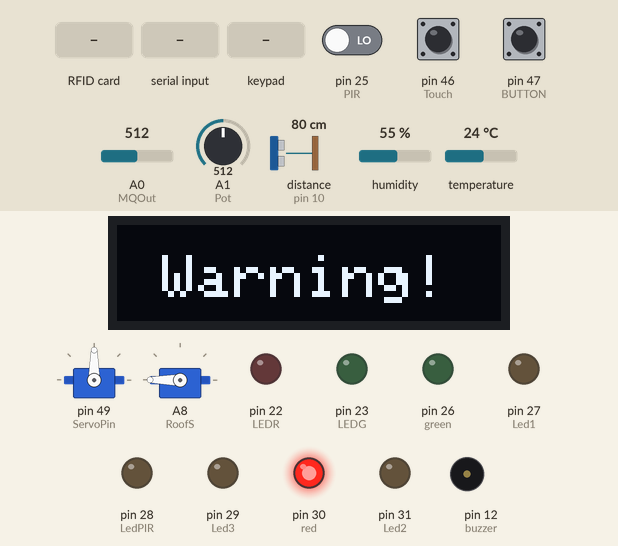
Simulated run of this sketch. Board: Arduino Mega 2560, built with avr-gcc and run on an emulated ATmega2560. Shown: 2 × servo, 128×32 one-colour display, output pins drawn as LEDs (lit = HIGH), buzzer (waves = sounding, pin HIGH). Wiring (inferred from the names in the program): ultrasonic range finder: trigger pin 11; echo pin 10. The inputs (shaded band) are chosen by the test bench; at power-on: A1 (Pot) = 512, pin 25 (PIR) LOW, pin 46 (Touch) LOW, pin 47 (BUTTON) HIGH, A0 (MQOut) = 512, distance to the obstacle (sensor on pin 10) 80 cm, humidity 55 %, temperature 24 °C. The echo pulse lasts 58.3 µs per cm; the display library's start-up logo is not drawn; pins used as bus, display or sensor lines are not drawn; what the sketch prints to the serial monitor is not drawn.

Above: at 5.9 s.
6.0 s: RFID card 33 D5 21 25 held to the reader
At 9.2 s:
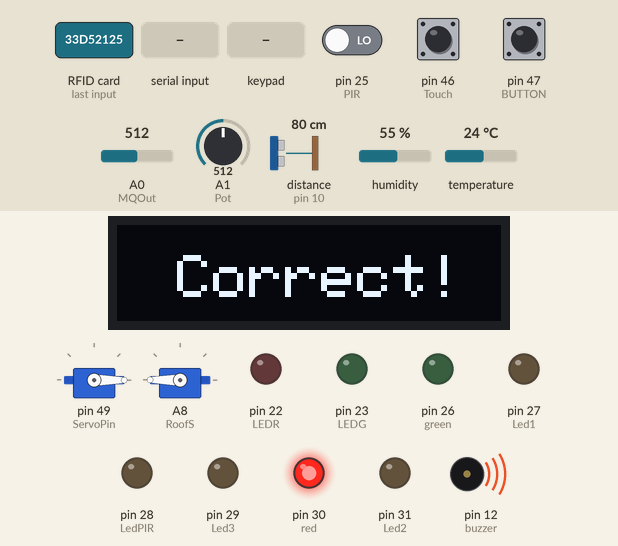
10.8 s: "A" received over Serial
At 12.6 s:
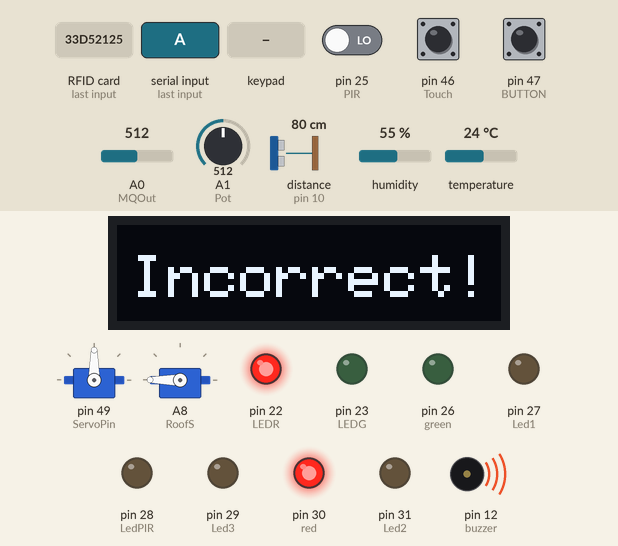
14.4 s: A1 (Pot) set to 481
At 17.3 s:
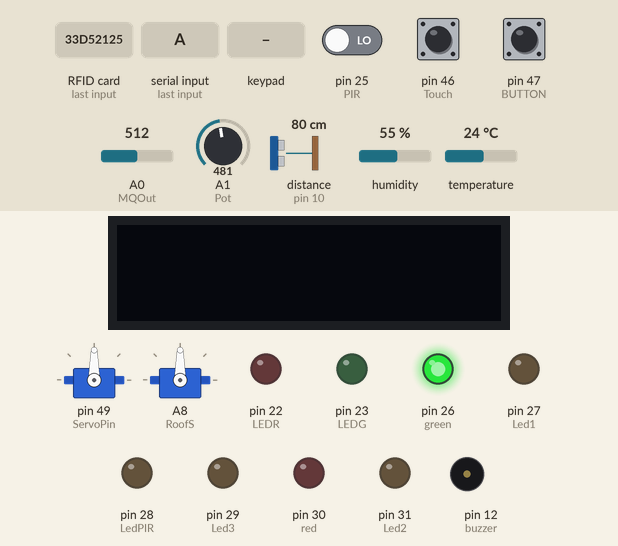
18.3 s: keypad keys 1 3 0 2 pressed 0.4 s apart
At 19.6 s:
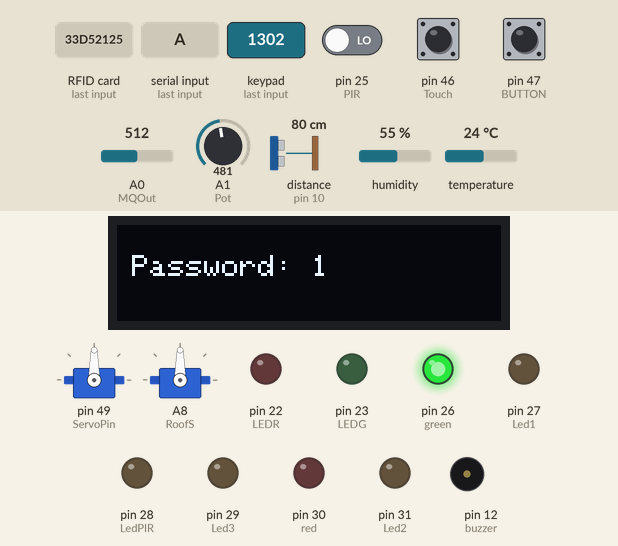
23.5 s: key 'B' pressed
31.1 s: A1 (Pot) set to 730
At 31.56 s:
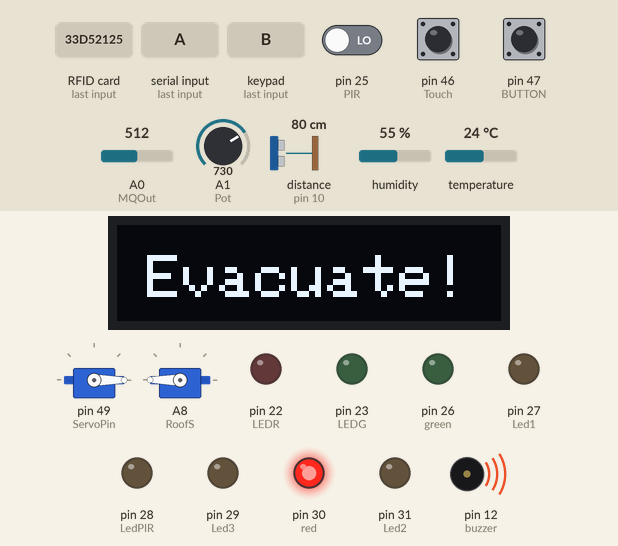
Timing chart, 0 to 34.1 s (numbered marks = the images above; inputs shaded):
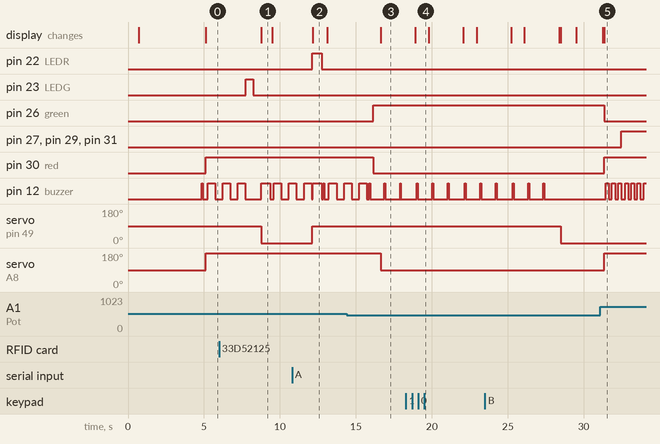

The sketch:

Smart_home_alarm_sys.ino
```cpp
#include <Wire.h>
#include <SPI.h>
#include <Adafruit_GFX.h>
#include <Adafruit_SSD1306.h>
#include <Keypad.h>
#include <MFRC522.h>
#include <Servo.h>
#include <DHT.h>

// Pin Definitions
#define Pot A1
#define trigPin 11
#define echoPin 10
#define buzzer 12
#define LEDR 22
#define LEDG 23
#define ServoPin 49
#define SSPin 53
#define RSTPin 48
#define DHTPIN 24
#define DHTTYPE DHT11
DHT dht(DHTPIN, DHTTYPE);
#define BUTTON 47
#define RoofS A8
#define PIR 25
#define LedPIR 28
#define Touch 46
#define red 30
#define green 26
#define MQOut A0
#define Led1 27
#define Led2 31
#define Led3 29
// Password and Screen Definitions
#define Password_Length 5
#define SCREEN_WIDTH 128
#define SCREEN_HEIGHT 32
#define OLED_RESET -1
#define SCREEN_ADDRESS 0x3C

// Global Objects and Variables
byte authorizedUID[4] = {0x33, 0xD5, 0x21, 0x25};
byte authorizedUID2[4] = {0x03, 0x36, 0x13, 0x11};
MFRC522 rfid(SSPin, RSTPin);
Servo servo;
Servo Roof;
Adafruit_SSD1306 display(SCREEN_WIDTH, SCREEN_HEIGHT, &Wire, OLED_RESET);

float new_delay;
boolean stop = true;
int PotValue;
int angle = 90;
int Tval;
int data;
const byte ROWS = 4;
const byte COLS = 4;
char key;
char Password[Password_Length];
char Master[Password_Length] = "1302";
byte data_count = 0;

//KeyBoard key alignment
char keys[ROWS][COLS] = {
    {'1', '2', '3', 'A'},
    {'4', '5', '6', 'B'},
    {'7', '8', '9', 'C'},
    {'*', '0', '#', 'D'}
};
//KeyBoard pins
byte rowPins[ROWS] = {9, 8, 7, 6};
byte colPins[COLS] = {5, 4, 3, 2};
Keypad keypad = Keypad(makeKeymap(keys), rowPins, colPins, ROWS, COLS);

void setup() {
    //initialization and calling of the sensors, modules and etc.
    dht.begin();
    Serial.begin(9600);
    delay(100);
    SPI.begin();
    rfid.PCD_Init();
    //"attaching" to the pin for the servo motors
    servo.attach(ServoPin);
    Roof.attach(RoofS);

    servo.write(angle);

    // Setting Pin Modes
    Roof.write(90);
    delay(500);
    pinMode(BUTTON,INPUT);
    pinMode(MQOut, INPUT);
    pinMode(PIR,INPUT);
    pinMode(Touch, INPUT);
    pinMode(echoPin, INPUT);
    pinMode(buzzer, OUTPUT);
    pinMode(LEDG, OUTPUT);
    pinMode(red, OUTPUT);
    pinMode(Led1, OUTPUT);
    pinMode(Led2, OUTPUT);
    pinMode(Led3, OUTPUT);
    pinMode(green, OUTPUT);
    pinMode(LEDR, OUTPUT);
    pinMode(LedPIR, OUTPUT);
    pinMode(trigPin, OUTPUT);
    // Initializing OLED Display
    if (!display.begin(SSD1306_SWITCHCAPVCC, SCREEN_ADDRESS)) {
        Serial.println(F("SSD1306 allocation failed"));
    }

    display.display();
    delay(2000);
    display.clearDisplay();
    display.display();
    delay(2000);
    Serial.println("Tap RFID Tag on reader");
}

void loop() {
    //Function calling
    TempDisplay();
    RFID();
    BTHControl();
    Motion();
    key = keypad.getKey();
    Tval = digitalRead(Touch);
    PasswordFunctions();
    Clear();
    TouchS();
    Smoke();
    LedLamp();
}
//Function making
void TouchS(){
  if(Tval == HIGH){
    stop = false;
    angle = 0;
    servo.write(angle);
      digitalWrite(LEDG, HIGH);
      delay(500);
      digitalWrite(LEDG, LOW);
      display.clearDisplay();
      display.setTextSize(2);
      display.setTextColor(SSD1306_WHITE);
      display.setCursor(20, 10);
      display.print("Correct!");
      display.display();
  }
}

void PasswordFunctions(){

      if (key) {
        Password[data_count] = key;
        Password[data_count + 1] = '\0';

        display.clearDisplay();
        display.setTextSize(1);
        display.setTextColor(SSD1306_WHITE);
        display.setCursor(5, 10);
        display.print("Password: ");
        display.print(Password);
        display.display();

        data_count++;
        delay(100);
    }

    if (data_count == Password_Length - 1) {
        DisplayPass();
        clearData();
    } else {
        Buzz();
    }

}

void DisplayPass() {
    if (!strcmp(Password, Master)) {
        angle = 0;
        servo.write(angle);
        display.clearDisplay();
        display.setTextSize(2);
        display.setTextColor(SSD1306_WHITE);
        display.setCursor(20, 10);
        display.print("Correct!");
        display.display();
        delay(500);
        stop = false;
    } else {
        angle = 90;
        servo.write(angle);
        display.clearDisplay();
        display.setTextSize(2);
        display.setTextColor(SSD1306_WHITE);
        display.setCursor(5, 10);
        display.print("Incorrect!");
        display.display();
        digitalWrite(buzzer, HIGH);
        delay(600);
        digitalWrite(buzzer, LOW);
        stop = true;
    }
}

void Buzz() {
    if (stop == true) {
        long duration, distance;
        digitalWrite(trigPin, LOW);
        delayMicroseconds(2);
        digitalWrite(trigPin, HIGH);
        delayMicroseconds(10);
        digitalWrite(trigPin, LOW);
        duration = pulseIn(echoPin, HIGH);
        distance = (duration / 2) / 29.1;
        new_delay = (distance / 3) + 30;
        if (distance > 6) {
            digitalWrite(buzzer, HIGH);
            delay(new_delay);
            digitalWrite(buzzer, LOW);
        } else {
            digitalWrite(buzzer, LOW);
        }
        delay(200);
        return;
    }
}

void LedLamp() {
    if (key == 'A') {
        digitalWrite(Led1, LOW);
        digitalWrite(Led2, LOW);
        digitalWrite(Led3, LOW);

        }else if (key == 'B'){
          digitalWrite(Led1, HIGH);
          digitalWrite(Led2, HIGH);
          digitalWrite(Led3, HIGH);
        }
    }

void Clear() {
    if (key == 'C') {
        angle = 90;
        servo.write(angle);
        display.clearDisplay();
        display.display();
        stop = true;
        clearData();
    }
}

void clearData() {
    while (data_count != 0) {
        Password[data_count--] = 0;
    }
    return;
}

void BTHControl(){
    float temperature = dht.readTemperature();
    float humidity = dht.readHumidity();

    if (Serial.available() > 0) {
        data = Serial.read();
        Serial.println(data);

        if (data == '4'){
        digitalWrite(Led2, HIGH);
        digitalWrite(Led3, HIGH);
        digitalWrite(Led1, LOW);
        }else if(data == '5'){
          digitalWrite(Led1, HIGH);
          digitalWrite(Led3, HIGH);
          digitalWrite(Led2, LOW);
        }else if(data == 'D'){
          digitalWrite(Led1, HIGH);
          digitalWrite(Led2, HIGH);
          digitalWrite(Led3, LOW);
        }

        if (data == '3'){
        digitalWrite(Led1, LOW);
        digitalWrite(Led2, LOW);
        digitalWrite(Led3, LOW);

        }else if (data == 'C'){
          digitalWrite(Led1, HIGH);
          digitalWrite(Led2, HIGH);
          digitalWrite(Led3, HIGH);
        }


        if (data == '2'){
        display.clearDisplay();
        display.setTextSize(1);
        display.setTextColor(SSD1306_WHITE);
        display.setCursor(5, 10);
        display.print("Temperature: ");
        display.print(temperature);
        display.println(" C");
        display.print("Humidity: ");
        display.print(humidity);
        display.println(" %");
        display.display();
        delay(600);
        display.clearDisplay();
        display.display();
        delay(100);
        }

        if (data == '1') {
            angle = 0;
            servo.write(angle);
            display.clearDisplay();
            display.setTextSize(2);
            display.setTextColor(SSD1306_WHITE);
            display.setCursor(20, 10);
            display.print("Correct!");
            digitalWrite(LEDG, HIGH);
            display.display();
            delay(500);
            digitalWrite(buzzer, LOW);
            digitalWrite(LEDG, LOW);
            stop = false;
        } else if (data == 'A'){
            angle = 90;
            servo.write(angle);
            display.clearDisplay();
            display.setTextSize(2);
            display.setTextColor(SSD1306_WHITE);
            display.setCursor(5, 10);
            display.print("Incorrect!");
            digitalWrite(LEDR, HIGH);
            display.display();
            digitalWrite(buzzer, HIGH);
            delay(600);
            digitalWrite(buzzer, LOW);
            digitalWrite(LEDR, LOW);
            stop = true;
        }
    }
}

void RFID(){
    if (rfid.PICC_IsNewCardPresent()) { // new tag is available
        if (rfid.PICC_ReadCardSerial()) { // NUID has been readed
            MFRC522::PICC_Type piccType = rfid.PICC_GetType(rfid.uid.sak);

            if (rfid.uid.uidByte[0] == authorizedUID[0] &&
                rfid.uid.uidByte[1] == authorizedUID[1] &&
                rfid.uid.uidByte[2] == authorizedUID[2] &&
                rfid.uid.uidByte[3] == authorizedUID[3]
                ||
                rfid.uid.uidByte[0] == authorizedUID2[0] &&
                rfid.uid.uidByte[1] == authorizedUID2[1] &&
                rfid.uid.uidByte[2] == authorizedUID2[2] &&
                rfid.uid.uidByte[3] == authorizedUID2[3] ) {
                Serial.println("Authorized Tag");

                // change angle of servo motor
                angle = 0;

                // control servo motor arccoding to the angle
                digitalWrite(LEDG, HIGH);
                delay(500);
                digitalWrite(LEDG, LOW);
                delay(500);
                servo.write(angle);
                display.clearDisplay();
                display.setTextSize(2);
                display.setTextColor(SSD1306_WHITE);
                display.setCursor(20, 10);
                display.print("Correct!");
                display.display();
                digitalWrite(buzzer, HIGH);
                delay(600);
                digitalWrite(buzzer, LOW);
                Serial.print("Rotate Servo Motor to ");
                Serial.print(angle);
                Serial.println("°");
                stop = false;
            } else {
                stop = true;
                Serial.print("Unauthorized Tag with UID:");

                digitalWrite(LEDR, HIGH);
                delay(500);
                digitalWrite(LEDR, LOW);
                delay(500);

                angle = 90;
                servo.write(angle);
                display.clearDisplay();
                display.setTextSize(2);
                display.setTextColor(SSD1306_WHITE);
                display.setCursor(5, 10);
                display.print("Incorrect!");
                display.display();
                digitalWrite(buzzer, HIGH);
                delay(600);
                digitalWrite(buzzer, LOW);

                for (int i = 0; i < rfid.uid.size; i++) {
                    Serial.print(rfid.uid.uidByte[i] < 0x10 ? " 0" : " ");
                    Serial.print(rfid.uid.uidByte[i], HEX);
                }
                Serial.println();
            }

            rfid.PICC_HaltA(); // halt PICC
            rfid.PCD_StopCrypto1(); // stop encryption on PCD
        }
    }
}


void TempDisplay() {
  float temperature = dht.readTemperature();
  float humidity = dht.readHumidity();

  // Check if the button is pressed
  if (digitalRead(BUTTON) == LOW) {
    display.clearDisplay();
    display.setTextSize(1);
    display.setTextColor(SSD1306_WHITE);
    display.setCursor(5, 10);
    display.print("Temperature: ");
    display.print(temperature);
    display.println(" C");
    display.print("Humidity: ");
    display.print(humidity);
    display.println(" %");
    display.display();

    // Wait for the button to be released
    while (digitalRead(BUTTON) == LOW) {
      // Do nothing, just wait
    }

    display.clearDisplay();
    display.display();
  }
}

void Motion(){
  if (digitalRead(PIR)) {

    digitalWrite(LedPIR, HIGH);

  }
  else {

    digitalWrite(LedPIR, LOW);
  }
  delay(100);

}

void Smoke(){

  int analogSensor = analogRead(MQOut);
  PotValue = analogRead(Pot);
  // Checks if it has reached the threshold value
  if (PotValue >= 500 && PotValue <= 720)
  {

    digitalWrite(red, HIGH);
    display.clearDisplay();
    display.setTextSize(2);
    display.setTextColor(SSD1306_WHITE);
    display.setCursor(15, 10);
    display.print("Warning! ");
    display.display();
    Roof.write(180);  // Full speed in one direction
    delay(100);
    // Wait for the button to be released
    AlarmBuzz();


  }else if(PotValue > 720) {

    digitalWrite(red, HIGH);
    digitalWrite(green, LOW);
    display.clearDisplay();
    display.setTextSize(2);
    display.setTextColor(SSD1306_WHITE);
    display.setCursor(10, 10);
    display.print("Evacuate! ");
    display.display();
    Roof.write(180);  // Full speed in one direction
    delay(100);
    AlarmBuzz2();


  }else{

    digitalWrite(green, HIGH);
    digitalWrite(red, LOW);
    delay(500);
    display.clearDisplay();
    display.display();
    Roof.write(90);   // Stop
    delay(100);

  }

}


void AlarmBuzz(){
    digitalWrite(buzzer, HIGH);
    delay(500);
    digitalWrite(buzzer, LOW);
    delay(500);
    digitalWrite(buzzer, HIGH);
    delay(500);
    digitalWrite(buzzer, LOW);
    delay(500);
    digitalWrite(buzzer, HIGH);
    delay(500);
    digitalWrite(buzzer, LOW);
}

void AlarmBuzz2(){
    digitalWrite(buzzer, HIGH);
    delay(200);
    digitalWrite(buzzer, LOW);
    delay(200);
    digitalWrite(buzzer, HIGH);
    delay(200);
    digitalWrite(buzzer, LOW);
    delay(200);
    digitalWrite(buzzer, HIGH);
    delay(200);
    digitalWrite(buzzer, LOW);
}
```

Measured:
- the behaviour switches between 500 and 499 on A1 (Pot) (found by bisection; images 2 and 3)
- after the input at 6.0 s, pin 23 (LEDG): LOW → HIGH after 1.8 s, → LOW 0.50 s later; servo on pin 49 (ServoPin): 90° → 0° after 2.8 s; the display: changes after 2.8 s (image 1)
- after the input at 10.8 s, pin 22 (LEDR): LOW → HIGH after 1.3 s, → LOW 0.61 s later; servo on pin 49 (ServoPin): 0° → 90° after 1.3 s; the display: changes after 1.4 s (image 2)
- after the input at 14.4 s, pin 26 (green): LOW → HIGH after 1.7 s; pin 30 (red): HIGH → LOW after 1.7 s; servo on A8 (RoofS): 180° → 90° after 2.3 s; the display: changes after 2.3 s (image 3)
- after the input at 18.3 s, the display: changes after 0.62 s (image 4)
- after the input at 31.1 s, pin 26 (green): HIGH → LOW after 0.25 s; pin 27 (Led1): LOW → HIGH after 1.4 s instead of 0.86 s
- by itself, pin 12 (buzzer): alternates HIGH for 0.06 s and LOW for 0.97 s, 8 changes in all, then stays LOW
